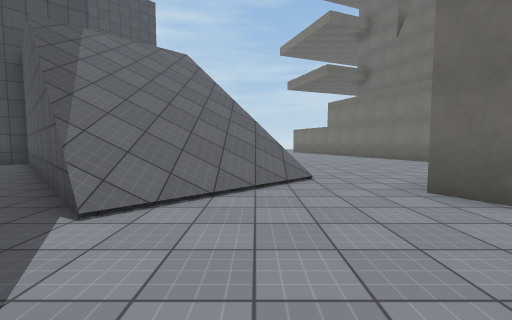
View 1 (above)

24 first-person views from a walk through a 3-D level made in the Unity game engine. The camera is 1.3 m above the floor, tilts 4° down and sees 90° across. The floor is counted in squares, 2 m on a side. Each view is taken from the middle of a square. On the plan, view 1 faces up. The plan holds only what a view shows up to about 9 squares ahead; the rest is blank. The place goes on beyond the plan. Surface patterns are stand-ins for the level's own textures.

View 2
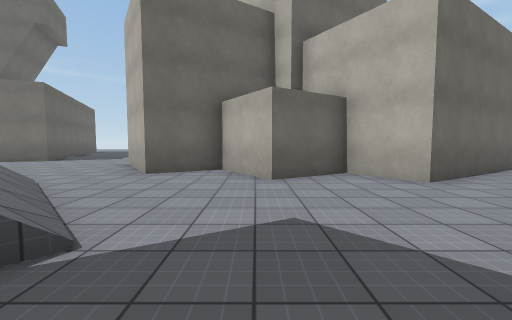

View 3
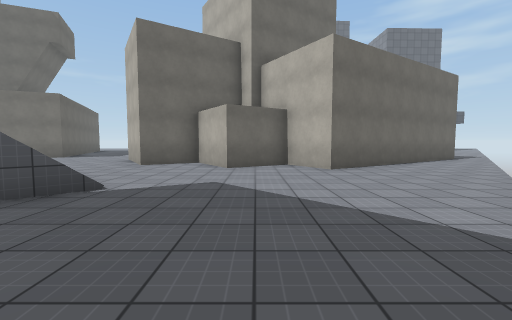

View 4
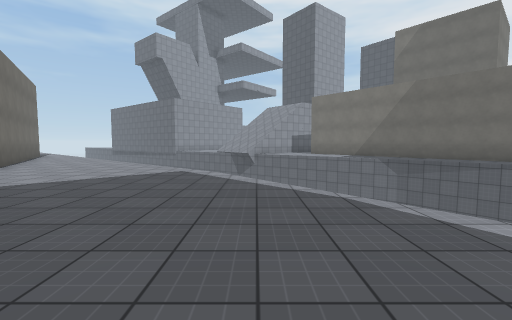

View 5
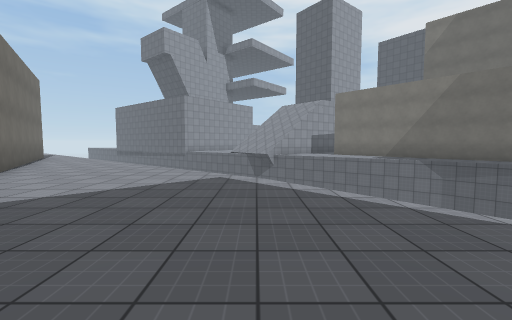

View 6
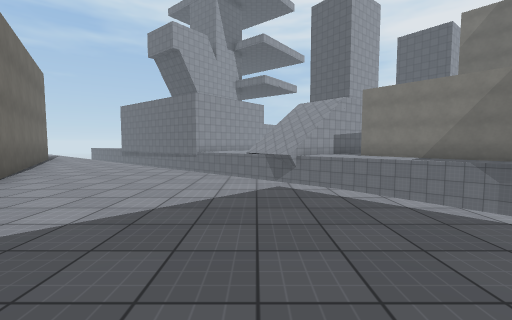

View 7
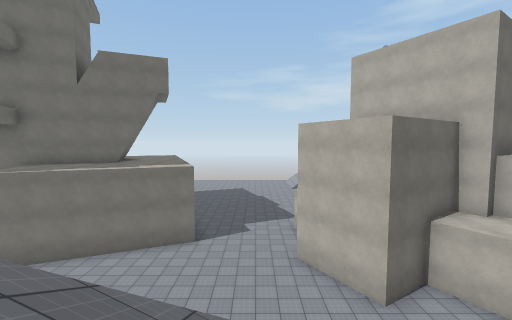

View 8
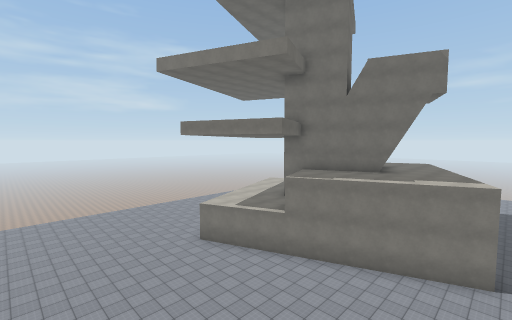

View 9
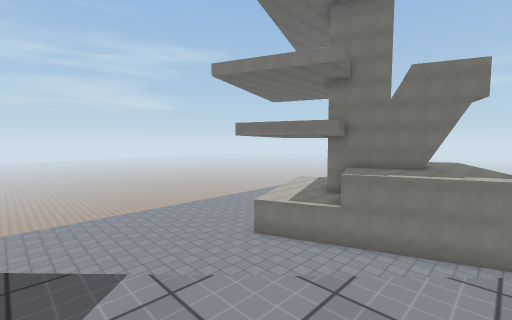

View 10
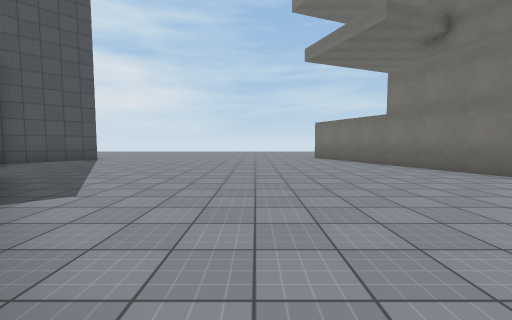

View 11
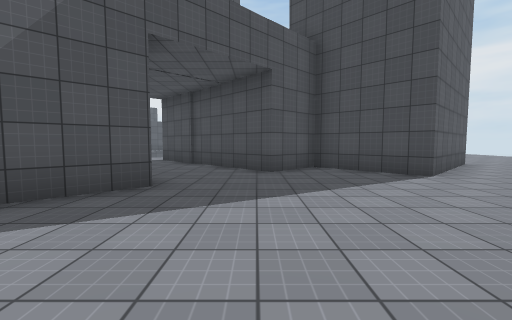

View 12
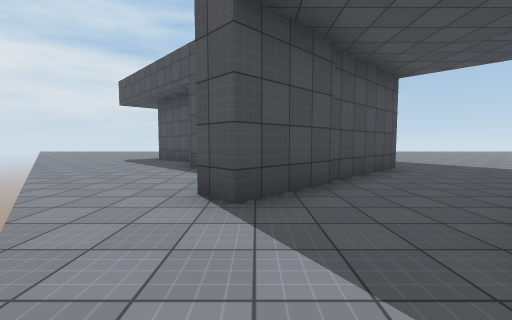

View 13
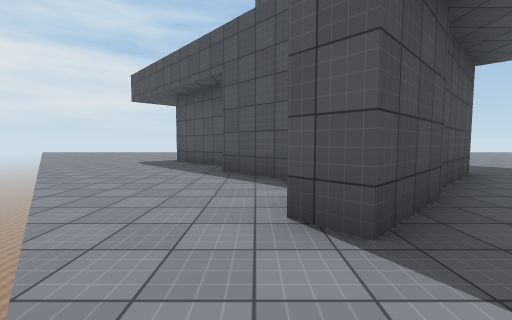

View 14
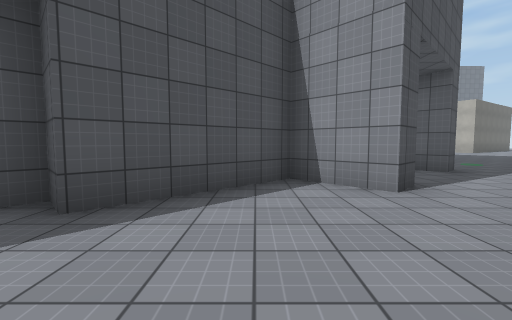

View 15
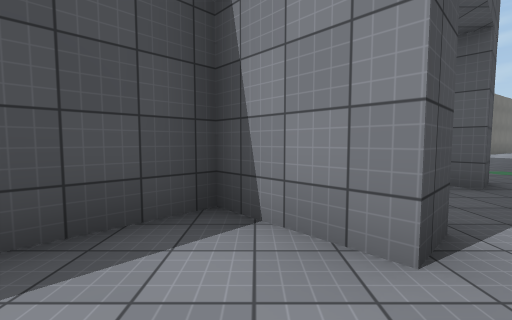

View 16
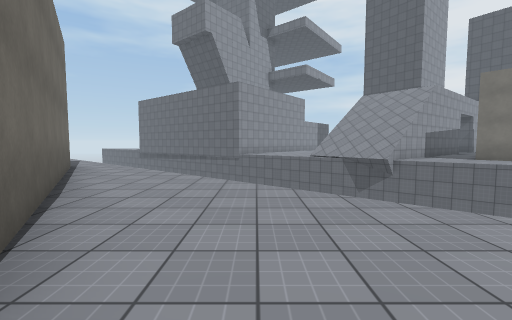

View 17
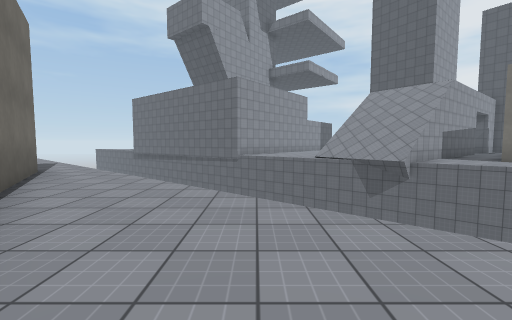

View 18
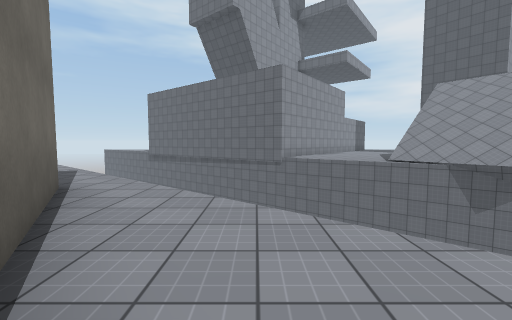

View 19
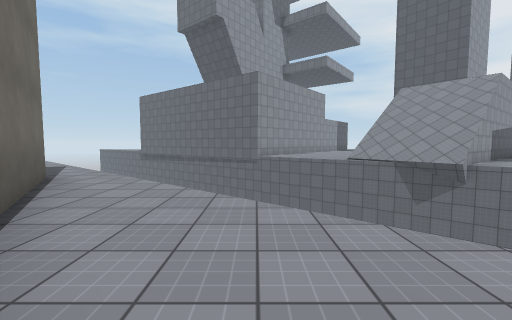

View 20
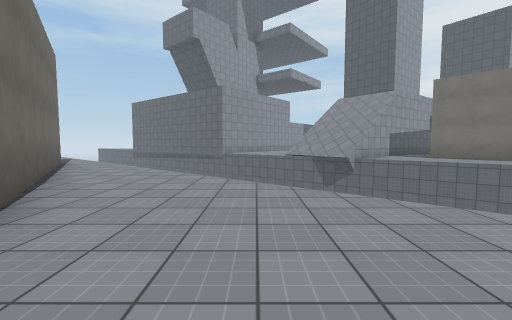

View 21
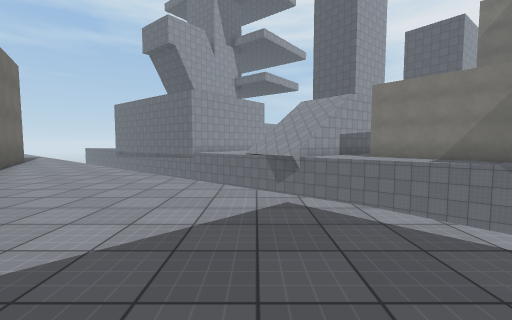

View 22
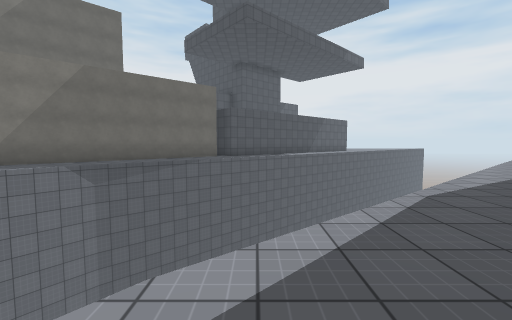

View 23
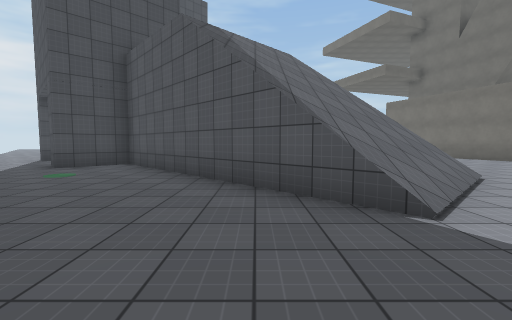

View 24
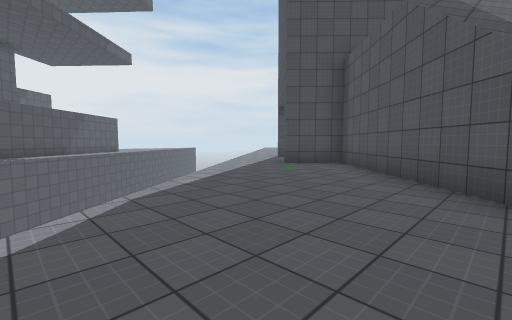

### Floor plan
Key: @ floor where view 1 was taken; # wall or solid block; . main floor; : floor 0.25 m higher than the main floor; + floor 1.25 m higher than the main floor; * floor 1.5 m higher than the main floor; % floor 6.25 m higher than the main floor; / step, stairs or slope; v drop or lower ground; B building.
Columns run from 16 left of view 1 to 8 right of it. Each row starts with its distance up from view 1.
 15 ...##    ##........BBBB
 14 ....##  ##..........BBBB
 13 v....#  ##..........BBBB
 12 v....#####...........BB
 11  v....###............BBB
 10   v...##...//........BBBB
  9    v..#... %%/........BBB
  8     v....##  %/.......B..
  7     v...##/  ///.......
  6       .....//////......
  5       v...../////......
  4        v.....////...BB
  3         v.....//...B
  2          v.........B
  1          v........BBBB
  0           v.....@.BBB
 -1            v......BBB
 -2             v....BB BB
 -3     v        v....B  B
 -4    Bvv        v....B
 -5    B.v         vv..B
 -6    BB.vv         v..B
 -7     BB.vv         v..B
 -8      BB..v         v..
 -9       BB..v          v.
-10        BB..vv         v.
-11          .#*vv         v
-12          ## +:v
-13              #.v

Positions as (right, up) in squares from view 1, and headings:
1: (0, 0), facing up
2: (-3, 1), facing right
3: (-5, 0), facing right
4: (-5, 4), facing down
5: (-4, 3), facing down
6: (-3, 2), facing down
7: (-3, 6), facing right
8: (-3, 8), facing up-right
9: (-5, 9), facing up-right
10: (0, 6), facing up
11: (-1, 12), facing left
12: (-10, 6), facing up
13: (-11, 7), facing up
14: (-14, 11), facing right
15: (-12, 10), facing right
16: (0, -1), facing down
17: (0, -2), facing down
18: (2, -4), facing down
19: (1, -3), facing down
20: (-1, 0), facing down
21: (-3, 1), facing down
22: (-3, -1), facing left
23: (-3, 0), facing up
24: (-3, 0), facing up-left
